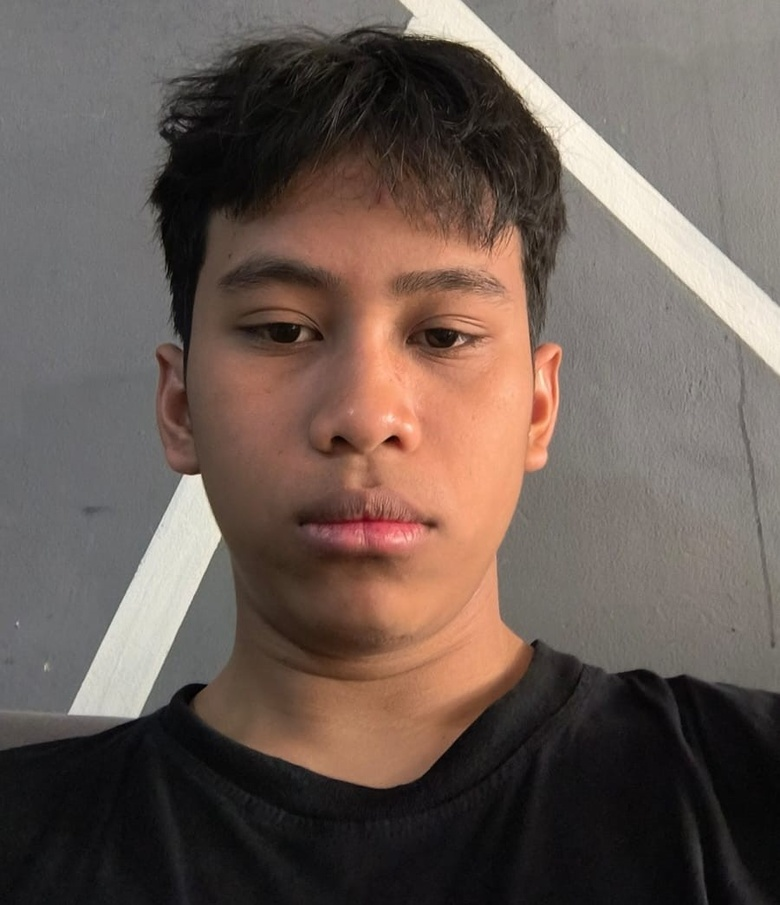
#> input picture Seaborn/Black T-Shirt.jpg, 780 x 905 px, shrunk from 900 x 1045 before the run
$ python -i main.py   (imports and definitions only)
#> lines starting #> are read from the running program, lines starting #| are printed output that depends on the picture; after the words box and inside, x2 and y2 are one past the last pixel; in counts of white or black regions, pixels touching at a corner belong together
#> further down, picture is the input picture: shape (905, 780, 3); mean B, G, R 84.5, 91.8, 106.1

import streamlit as st
import cv2
import numpy as np
from matplotlib import pyplot as plt

# Mengatur tema Streamlit
# [50 lines left out: function set_theme, not called in this run]

# Fungsi untuk mengubah gambar ke mode HSV
def convert_to_hsv(image):
    hsv_image = cv2.cvtColor(image, cv2.COLOR_BGR2HSV)
    return hsv_image

# Fungsi untuk menghitung dan menampilkan histogram gambar
# [11 lines left out: function compute_histogram, not called in this run]

# Fungsi untuk menyesuaikan brightness dan contrast gambar
def adjust_brightness_contrast(image, brightness, contrast):
    adjusted = cv2.convertScaleAbs(image, alpha=contrast/127.0, beta=brightness)
    return adjusted

# Fungsi untuk mencari kontur pada gambar
def find_contours(image):
    gray = cv2.cvtColor(image, cv2.COLOR_BGR2GRAY)
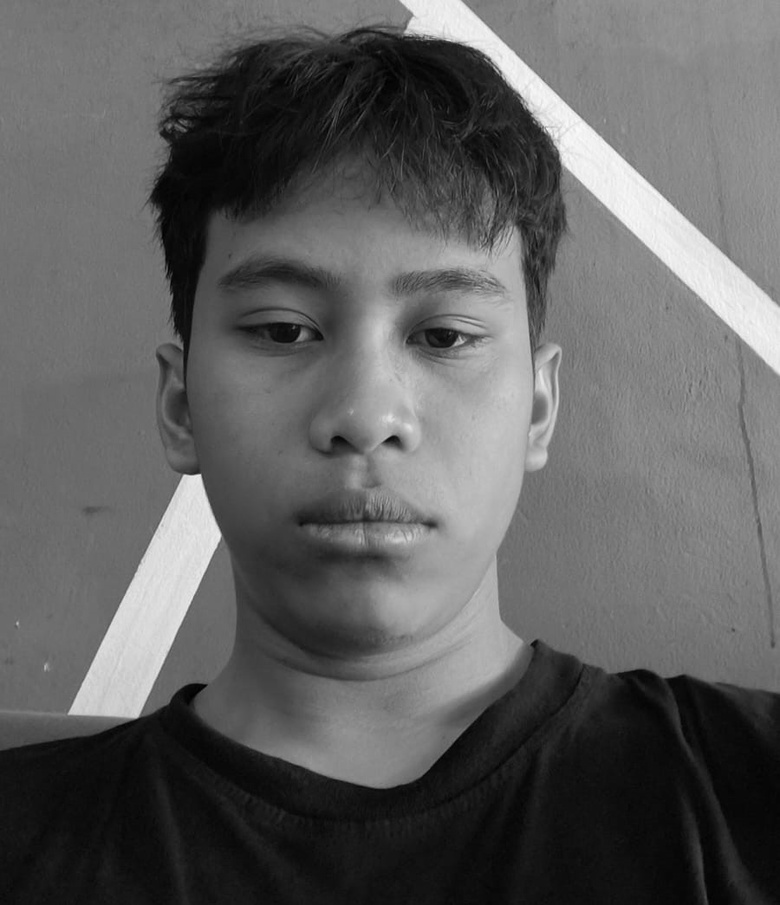
#> gray: shape (905, 780); min 0, max 250, mean 95.2
    _, thresh = cv2.threshold(gray, 0, 255, cv2.THRESH_BINARY)
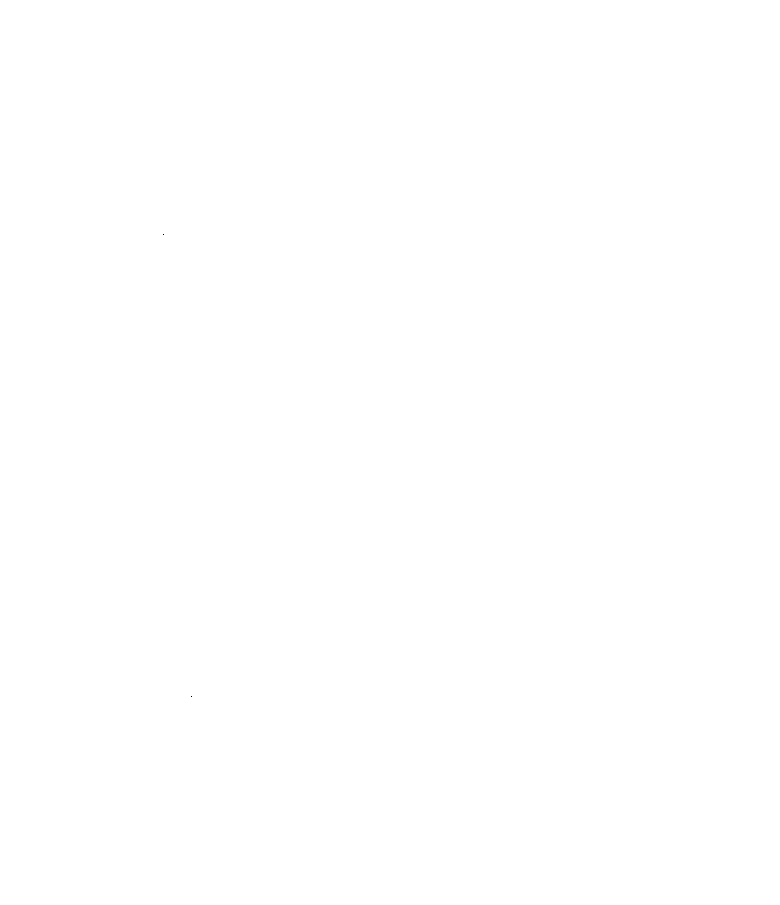
#> thresh: shape (905, 780); 100% white; black in thin lines or dots, all inside (x1, y1, x2, y2) = (163, 234, 192, 697)
    contours, _ = cv2.findContours(thresh, cv2.RETR_EXTERNAL, cv2.CHAIN_APPROX_SIMPLE)
#> contours = [[[0, 0], [0, 904], [779, 904], [779, 0]]]
    return contours

# [57 lines left out: function main, not called in this run]

# [2 lines not run here, left out]

>>> import cv2
>>> picture = cv2.imread('Seaborn/Black T-Shirt.jpg')
>>> result = find_contours(picture)
#> result = [[[0, 0], [0, 904], [779, 904], [779, 0]]]
